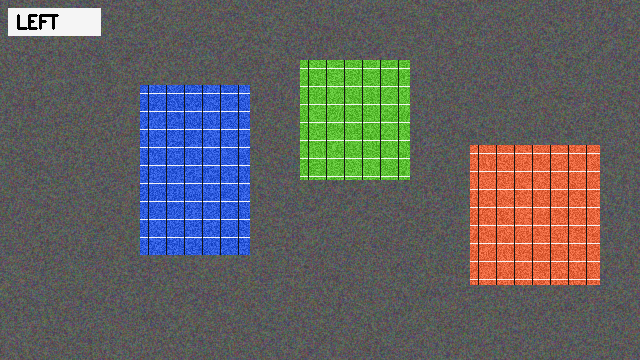
#> input picture CVIP-MTech-I/lab_9/stereo_left.png, 640 x 360 px
$ jupyter execute main.ipynb
#> lines starting #> are read from the running program, lines starting #| are printed output that depends on the picture; after the words box and inside, x2 and y2 are one past the last pixel; in counts of white or black regions, pixels touching at a corner belong together
[cell 1]
import cv2
import numpy as np
import matplotlib.pyplot as plt

[cell 2]
focal_length = 800
baseline = 0.2
disparities = [80, 40, 20]

[cell 3]
left_img_path = "stereo_left.png"
right_img_path = "stereo_right.png"

stereo_left = cv2.imread(left_img_path, cv2.IMREAD_GRAYSCALE)
#> stereo_left: shape (360, 640); min 0, max 245, mean 97.6
stereo_right = cv2.imread(right_img_path, cv2.IMREAD_GRAYSCALE)
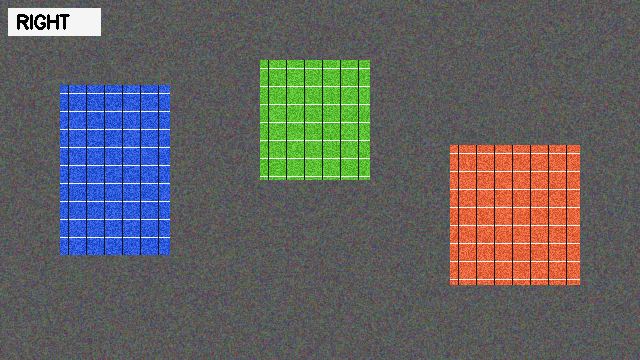
#> input picture CVIP-MTech-I/lab_9/stereo_right.png, 640 x 360 px
#> stereo_right: shape (360, 640); min 0, max 245, mean 97.4

fig, axes = plt.subplots(1, 2, figsize=(20, 4))

axes[0].imshow(stereo_left, cmap="gray")
axes[0].set_title("GrayScale Left Stereo")
axes[0].axis("off")

axes[1].imshow(stereo_right, cmap="gray")
axes[1].set_title("GrayScale Right Stereo")
axes[1].axis("off")

plt.tight_layout()
plt.show()
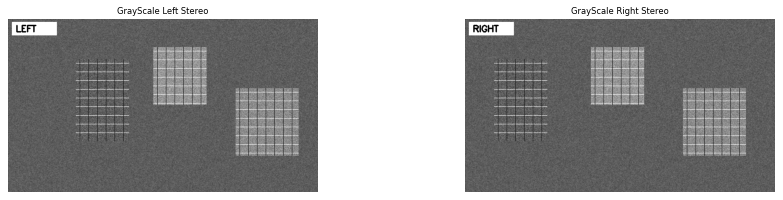
#> figure drawn by matplotlib, 2 panels

[cell 4]
sift = cv2.SIFT_create()

kp_left, des_left = sift.detectAndCompute(stereo_left, None)
#> kp_left = 290 keypoints; strongest (x, y, size): (32, 18, 2.1), (35, 28, 2.3), (57, 15, 2.1), (35, 15, 2.3)
kp_right, des_right = sift.detectAndCompute(stereo_right, None)
#> kp_right = 306 keypoints; strongest (x, y, size): (22, 18, 2.5), (28, 24, 2.6), (68, 15, 2.1), (48, 16, 2.1)

bf = cv2.BFMatcher(cv2.NORM_L2)
matches = bf.knnMatch(des_left, des_right, k=2)
#> matches = 290 matches

good_matches = []
for m, n in matches:
    if m.distance < 0.75 * n.distance:
        good_matches.append(m)
#> after the loop, good_matches = 213 matches

near_points = []
mid_points = []
far_points = []

for m in good_matches:
    pt_l = kp_left[m.queryIdx].pt
    pt_r = kp_right[m.trainIdx].pt

    dx = pt_l[0] - pt_r[0]
    dy = pt_l[1] - pt_r[1]

    if not( abs(dy) <= 2.0 and dx > 0):
        continue

    Z = (focal_length * baseline) / dx

    if 65 <= dx <= 95:     # Near (~80 px)
        near_points.append((pt_l, dx, Z))
    elif 30 <= dx <= 50:   # Middle (~40 px)
        mid_points.append((pt_l, dx, Z))
    elif 12 <= dx <= 28:   # Far (~20 px)
        far_points.append((pt_l, dx, Z))
#> this loop made 213 passes
#> (pt_l, pt_r, dx, dy, Z) on passes 7 to 9: ((143.7, 133.7), (63.73, 133.7), 80, 0.000732, 2), ((144.6, 100.4), (64.56, 100.4), 80, 0.00112, 2), ((145.7, 228.6), (65.71, 228.6), 80, -1.53e-05, 2)
#> after the loop, far_points = 62 items; mid_points = 45 items; near_points = 83 items

[cell 5]
# Overlay detected objects color-coded by depth
vis_img = cv2.cvtColor(stereo_left, cv2.COLOR_GRAY2BGR)

# Red for Near (~2m), Green for Middle (~4m), Blue for Far (~8m)
for pt, _, _ in near_points:
    cv2.circle(vis_img, (int(pt[0]), int(pt[1])), 4, (0, 0, 255), -1)
#> this loop made 83 passes
#> pt on passes 1 to 12: (143.7, 133.7), (144.6, 100.4), (145.7, 228.6), (149.3, 209.8), (149.3, 209.8), (153.7, 179.4), (163.6, 123.1), (166.1, 156.7), (166.1, 156.7), (166.1, 156.7), (166.1, 174.4), (166.1, 174.4)
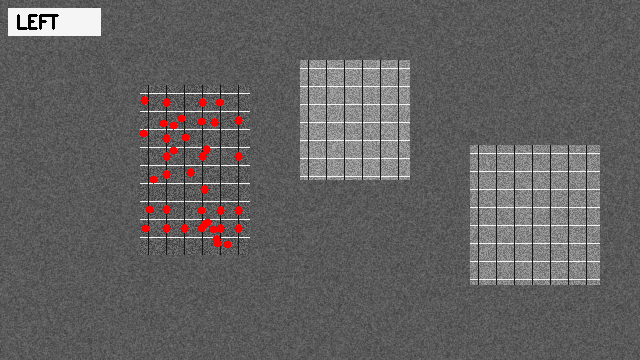
#> vis_img: shape (360, 640, 3); mean B, G, R 96.9, 96.9, 98.9
for pt, _, _ in mid_points:
    cv2.circle(vis_img, (int(pt[0]), int(pt[1])), 4, (0, 255, 0), -1)
#> this loop made 45 passes
#> pt on passes 1 to 12: (301, 109.3), (302.7, 113.8), (303, 78.28), (303.3, 86.38), (304.8, 62.06), (304.8, 62.06), (310.6, 78.82), (315.1, 136.4), (315.1, 136.4), (315.1, 136.4), (315.7, 143.2), (316.8, 66.35)
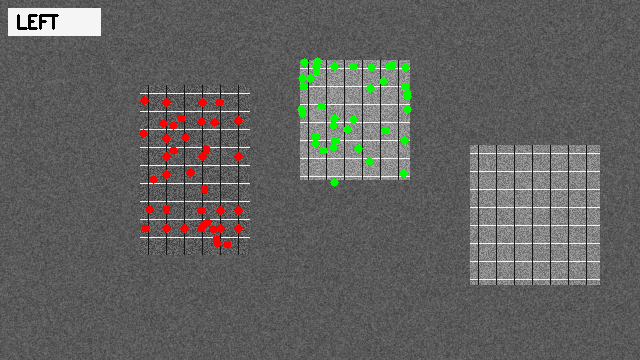
#> vis_img: shape (360, 640, 3); 0.74% of pixels changed, all inside (x1, y1, x2, y2) = (297, 57, 412, 187)
for pt, _, _ in far_points:
    cv2.circle(vis_img, (int(pt[0]), int(pt[1])), 4, (255, 0, 0), -1)
#> this loop made 62 passes
#> pt on passes 1 to 12: (471.2, 199.2), (472.6, 180.4), (473, 196.5), (473.1, 279.2), (473.1, 147), (473.1, 147), (473.1, 189.4), (473.2, 161.3), (473.5, 283.3), (474.9, 266.6), (475.5, 272.5), (480.5, 211.7)
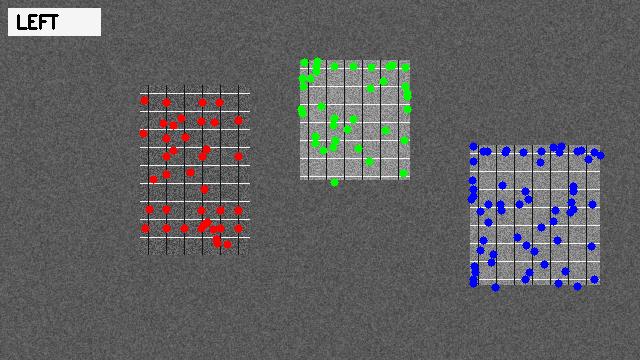
#> vis_img: shape (360, 640, 3); 1.2% of pixels changed, all inside (x1, y1, x2, y2) = (467, 142, 605, 292)

plt.figure(figsize=(10, 6))
plt.imshow(cv2.cvtColor(vis_img, cv2.COLOR_BGR2RGB))
plt.title("Object Depth Classification: Red = Near (~2m), Green = Middle (~4m), Blue = Far (~8m)")
plt.axis('off')
plt.show()

[cell 6]
# Create Block Matching stereo solver
# Note: numDisparities must be divisible by 16
stereo = cv2.StereoBM_create(numDisparities=96, blockSize=15)

# Compute disparity (returns 16-bit fixed point, divide by 16 for true pixel values)
disparity = stereo.compute(stereo_left, stereo_right).astype(np.float32) / 16.0

depth_map = np.zeros_like(disparity)
valid_mask = disparity > 0
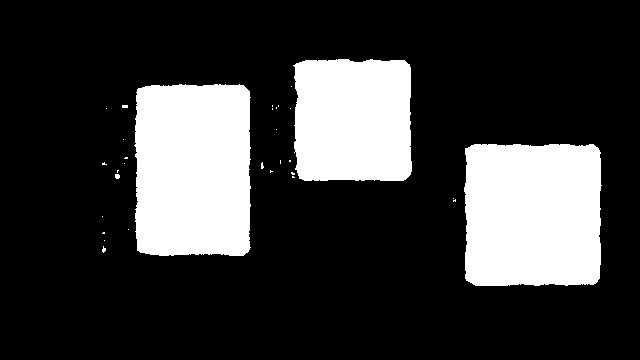
#> valid_mask: shape (360, 640) bool; 22.6% white; 31 white regions (27 under 20 px), largest, box (x1, y1, x2, y2) and area: (134, 84, 251, 256) 19259, (464, 144, 602, 286) 18872, (293, 59, 412, 181) 13801, (115, 174, 120, 179) 22
depth_map[valid_mask] = (focal_length * baseline) / disparity[valid_mask]

depth_map_display = np.copy(depth_map)
depth_map_display[~valid_mask] = np.nan

plt.figure(figsize=(14, 5))

plt.subplot(1, 2, 1)
plt.imshow(disparity, cmap='plasma')
plt.title("Disparity Map (pixels)")
plt.colorbar(label="Disparity (px)")
plt.axis('off')

plt.subplot(1, 2, 2)
plt.imshow(depth_map_display, cmap="viridis_r", vmin=1.5, vmax=9.0)
plt.title("Calculated Depth Map Z (metres)")
plt.colorbar(label="Depth Z (metres)")
plt.axis("off")

plt.tight_layout()
plt.show()

[cell 7]
# Isolate masks for each object based on calculated depth
near_mask = (depth_map >= 1.5) & (depth_map <= 2.5)   # ~ 2.0 m
#> near_mask: shape (360, 640) bool; 8.4% white; 20 white regions (18 under 20 px), largest, box (x1, y1, x2, y2) and area: (134, 84, 251, 256) 19259, (115, 174, 120, 179) 22
mid_mask  = (depth_map >= 3.5) & (depth_map <= 4.5)   # ~ 4.0 m
#> mid_mask: shape (360, 640) bool; 6% white; 2 white regions (1 under 20 px), largest, box (x1, y1, x2, y2) and area: (293, 59, 412, 181) 13801
far_mask  = (depth_map >= 7.0) & (depth_map <= 9.0)   # ~ 8.0 m
#> far_mask: shape (360, 640) bool; 8.2% white; 1 white region, box (x1, y1, x2, y2) and area: (464, 144, 602, 286) 18872

plt.figure(figsize=(15, 4))
plt.subplot(1, 3, 1)
plt.imshow(near_mask, cmap='gray')
plt.title("Near Object (Z ≈ 2.0m, d ≈ 80px)")
plt.axis('off')

plt.subplot(1, 3, 2)
plt.imshow(mid_mask, cmap='gray')
plt.title("Middle Object (Z ≈ 4.0m, d ≈ 40px)")
plt.axis('off')

plt.subplot(1, 3, 3)
plt.imshow(far_mask, cmap='gray')
plt.title("Far Object (Z ≈ 8.0m, d ≈ 20px)")
plt.axis('off')

plt.tight_layout()
plt.show()

[cell 8]
# Create Block Matching stereo solver
# Note: numDisparities must be divisible by 16
stereo = cv2.StereoSGBM_create(numDisparities=96, blockSize=15)

# Compute disparity (returns 16-bit fixed point, divide by 16 for true pixel values)
disparity = stereo.compute(stereo_left, stereo_right).astype(np.float32) / 16.0

depth_map = np.zeros_like(disparity)
valid_mask = disparity > 0
#> valid_mask: shape (360, 640) bool; 27.3% white; 6 white regions (1 under 20 px), largest, box (x1, y1, x2, y2) and area: (96, 58, 415, 257) 43029, (465, 143, 604, 287) 19496, (454, 144, 465, 163) 121, (458, 164, 464, 184) 92, (447, 161, 456, 170) 53
depth_map[valid_mask] = (focal_length * baseline) / disparity[valid_mask]

depth_map_display = np.copy(depth_map)
depth_map_display[~valid_mask] = np.nan
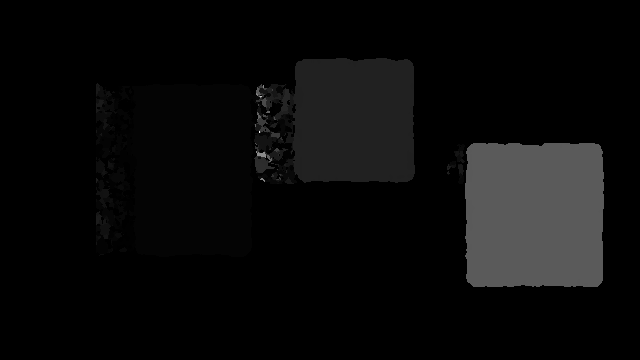
#> depth_map_display: shape (360, 640) float32; 72.74% of the values are NaN or infinite; the others: min 1.68, max 19.54, mean 4.42; drawn with min black, max white, NaN and infinite black

plt.figure(figsize=(14, 5))

plt.subplot(1, 2, 1)
plt.imshow(disparity, cmap='plasma')
plt.title("Disparity Map (pixels)")
plt.colorbar(label="Disparity (px)")
plt.axis('off')

plt.subplot(1, 2, 2)
plt.imshow(depth_map_display, cmap="viridis_r", vmin=1.5, vmax=9.0)
plt.title("Calculated Depth Map Z (metres)")
plt.colorbar(label="Depth Z (metres)")
plt.axis("off")

plt.tight_layout()
plt.show()

[cell 9]
# Isolate masks for each object based on calculated depth
near_mask = (depth_map >= 1.5) & (depth_map <= 2.5)   # ~ 2.0 m
#> near_mask: shape (360, 640) bool; 11.1% white; 28 white regions (14 under 20 px), largest, box (x1, y1, x2, y2) and area: (96, 84, 260, 257) 24105, (256, 165, 297, 184) 367, (266, 119, 292, 139) 236
mid_mask  = (depth_map >= 3.5) & (depth_map <= 4.5)   # ~ 4.0 m
#> mid_mask: shape (360, 640) bool; 6.6% white; 26 white regions (20 under 20 px), largest, box (x1, y1, x2, y2) and area: (291, 58, 415, 183) 14552, (273, 88, 290, 121) 202, (265, 87, 281, 111) 128, (268, 148, 288, 161) 108, (96, 215, 102, 225) 37, (270, 122, 278, 128) 22
far_mask  = (depth_map >= 7.0) & (depth_map <= 9.0)   # ~ 8.0 m
#> far_mask: shape (360, 640) bool; 8.5% white; 7 white regions (5 under 20 px), largest, box (x1, y1, x2, y2) and area: (465, 143, 604, 287) 19496, (256, 87, 261, 95) 21

plt.figure(figsize=(15, 4))
plt.subplot(1, 3, 1)
plt.imshow(near_mask, cmap='gray')
plt.title("Near Object (Z ≈ 2.0m, d ≈ 80px)")
plt.axis('off')

plt.subplot(1, 3, 2)
plt.imshow(mid_mask, cmap='gray')
plt.title("Middle Object (Z ≈ 4.0m, d ≈ 40px)")
plt.axis('off')

plt.subplot(1, 3, 3)
plt.imshow(far_mask, cmap='gray')
plt.title("Far Object (Z ≈ 8.0m, d ≈ 20px)")
plt.axis('off')

plt.tight_layout()
plt.show()

[cell 10]
# Create Block Matching stereo solver
# Note: numDisparities must be divisible by 16
stereo = cv2.StereoSGBM_create(
    minDisparity=0, numDisparities=96, blockSize=5,
    P1=8 * 1 * 5**2, P2=32 * 1 * 5**2,
    disp12MaxDiff=1, uniquenessRatio=15,
    speckleWindowSize=150, speckleRange=2,
    mode = cv2.STEREO_SGBM_MODE_SGBM_3WAY
    )

# Compute disparity (returns 16-bit fixed point, divide by 16 for true pixel values)
disparity = stereo.compute(stereo_left, stereo_right).astype(np.float32) / 16.0

depth_map = np.zeros_like(disparity)
valid_mask = disparity > 0
#> valid_mask: shape (360, 640) bool; 22.8% white; 5 white regions, box (x1, y1, x2, y2) and area: (122, 85, 251, 256) 19350, (465, 144, 602, 286) 18812, (295, 60, 412, 181) 13757, (115, 131, 135, 162) 316, (100, 201, 131, 212) 187
depth_map[valid_mask] = (focal_length * baseline) / disparity[valid_mask]

depth_map_display = np.copy(depth_map)
depth_map_display[~valid_mask] = np.nan

plt.figure(figsize=(14, 5))

plt.subplot(1, 2, 1)
plt.imshow(disparity, cmap='plasma')
plt.title("Disparity Map (pixels)")
plt.colorbar(label="Disparity (px)")
plt.axis('off')

plt.subplot(1, 2, 2)
plt.imshow(depth_map_display, cmap="viridis_r", vmin=1.5, vmax=9.0)
plt.title("Calculated Depth Map Z (metres)")
plt.colorbar(label="Depth Z (metres)")
plt.axis("off")

plt.tight_layout()
plt.show()
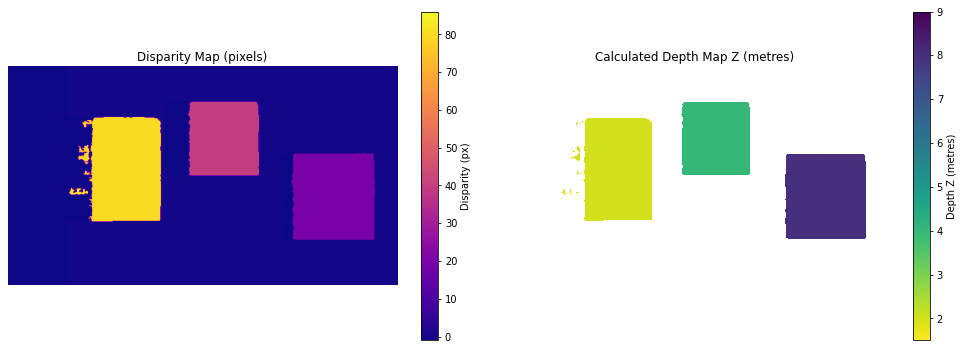
#> figure drawn by matplotlib, 4 panels

[cell 11]
# Isolate masks for each object based on calculated depth
near_mask = (depth_map >= 1.5) & (depth_map <= 2.5)   # ~ 2.0 m
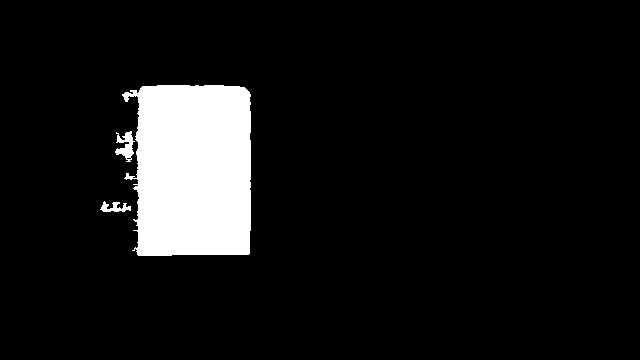
#> near_mask: shape (360, 640) bool; 8.6% white; 3 white regions, box (x1, y1, x2, y2) and area: (122, 85, 251, 256) 19350, (115, 131, 135, 162) 316, (100, 201, 131, 212) 187
mid_mask  = (depth_map >= 3.5) & (depth_map <= 4.5)   # ~ 4.0 m
#> mid_mask: shape (360, 640) bool; 6% white; 1 white region, box (x1, y1, x2, y2) and area: (295, 60, 412, 181) 13757
far_mask  = (depth_map >= 7.0) & (depth_map <= 9.0)   # ~ 8.0 m
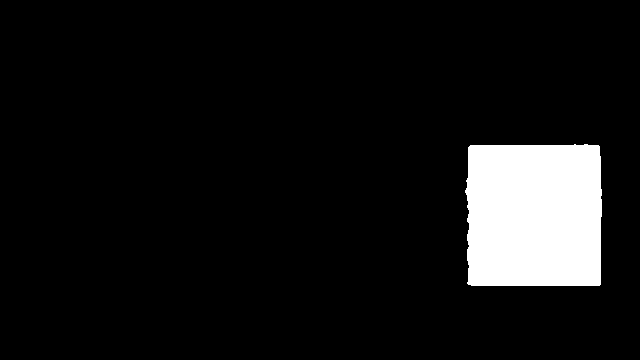
#> far_mask: shape (360, 640) bool; 8.2% white; 1 white region, box (x1, y1, x2, y2) and area: (465, 144, 602, 286) 18812

plt.figure(figsize=(15, 4))
plt.subplot(1, 3, 1)
plt.imshow(near_mask, cmap='gray')
plt.title("Near Object (Z ≈ 2.0m, d ≈ 80px)")
plt.axis('off')

plt.subplot(1, 3, 2)
plt.imshow(mid_mask, cmap='gray')
plt.title("Middle Object (Z ≈ 4.0m, d ≈ 40px)")
plt.axis('off')

plt.subplot(1, 3, 3)
plt.imshow(far_mask, cmap='gray')
plt.title("Far Object (Z ≈ 8.0m, d ≈ 20px)")
plt.axis('off')

plt.tight_layout()
plt.show()
